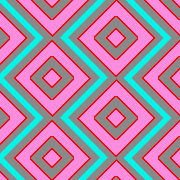
#> input picture pic/HT19-C00514-NHU036814-2SAM_CARVE.tif, 180 x 180 px, found by its file name
$ python test_new_line_2.py
#> lines starting #> are read from the running program, lines starting #| are printed output that depends on the picture
from tkinter import *
from PIL import Image, ImageDraw, ImageTk
import cv2
import numpy as np
import random
import matplotlib.pyplot as plt
import ezdxf as dxf

filename = "HT19-C00514-NHU036814-2SAM_CARVE.tif"  # HT19-C00514-NHU036814-2SAM_CARVE.tif
img = Image.open(filename)
#> img is the input picture: PIL image 180x180 P; mean R, G, B 170.9, 138.1, 164.4
wx, hy = img.size
px = img.load()
img_cv2 = cv2.imread(filename)
window = Tk()
window.title("Pattern Matching")
xshift = 0
yshift = -1
scale = 10
im = Image.new('RGBA', (wx * scale, hy * scale), (0, 0, 0, 255))
sx, sy, ex, ey = 1, 2, 3, 4
r, g, b = 2, 1, 0
resize_cv2 = cv2.resize(img_cv2, (wx * scale, hy * scale))
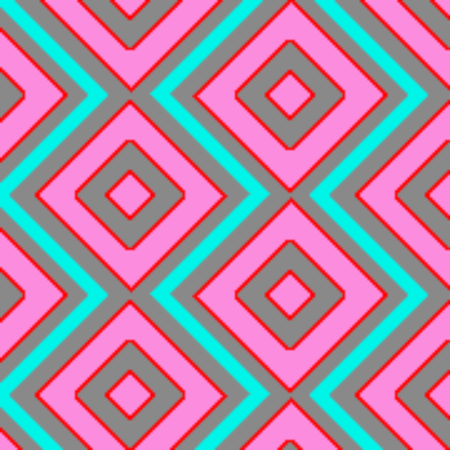
#> resize_cv2: shape (1800, 1800, 3) (shown at 1/4 size); mean B, G, R 164.3, 138.1, 170.9
resize = img.resize((wx * scale, hy * scale))
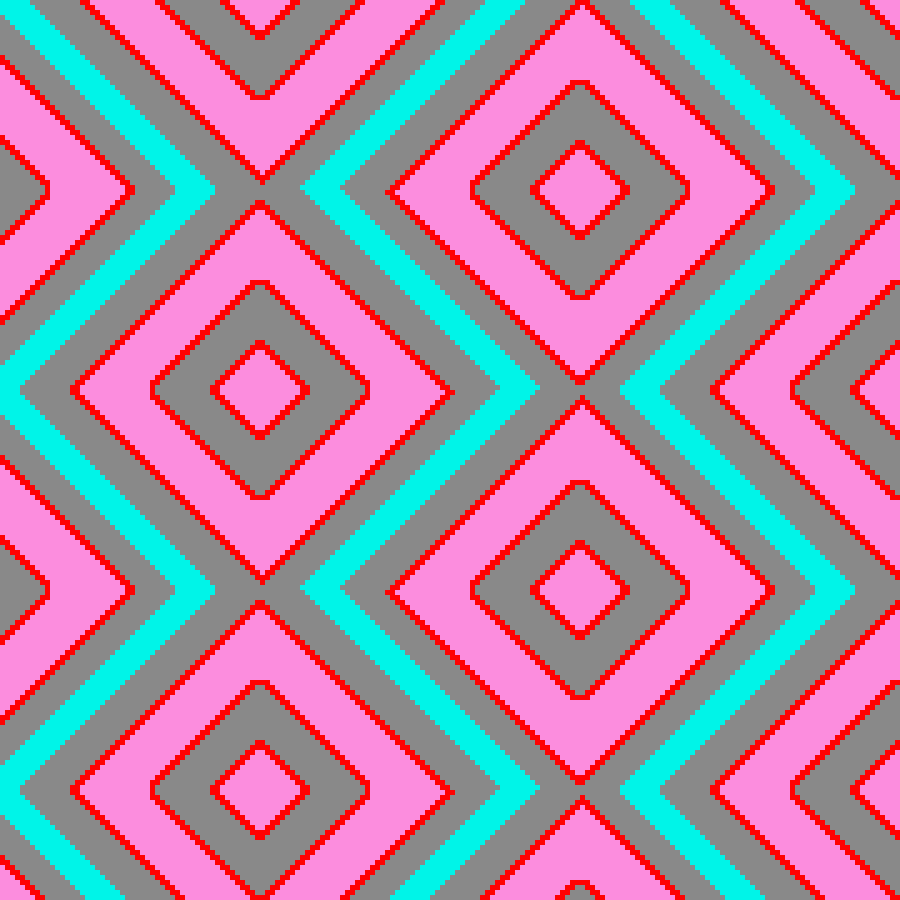
#> resize: PIL image 1800x1800 P (shown at 1/2 size); mean R, G, B 170.9, 138.1, 164.4
n_wx, n_hy = resize.size
vec = []
RGB = []
colors = []
idx = -1
previous = 1
for y in range(hy):
    for x in range(wx):
        # [8 lines of commented-out code are left out]

        if y - 1 < 0:  # บน
            b = px[x, y]
        else:
            b = px[x, y - 1]
        if x + 1 == wx:  # ขวา
            c = px[x, y]
        else:
            c = px[x + 1, y]
        if y - 1 < 0:  # บน
            d = px[x, y]
        else:
            d = px[x, y - 1]
        if x - 1 < 0:  # ซ้าย
            e = px[x, y]
        else:
            e = px[x - 1, y]
        if y + 1 >= hy:  # ล่าง
            f = px[x, y]
        else:
            f = px[x, y + 1]
        if y + 1 == hy:
            g = px[x, y]
        elif x + 1 == wx:  # ล่างขวา
            g = px[x, y]
        else:
            g = px[x + 1, y + 1]
        if y + 1 == hy:
            h = px[x, y]
        elif x - 1 < 0:  # ล่างซ้าย
            h = px[x, y]
        else:
            h = px[x - 1, y + 1]
        if y - 1 < 0:
            j = px[x, y]
        elif x + 1 == wx:  # บนขวา
            j = px[x, y]
        else:
            j = px[x + 1, y - 1]
        if y - 1 < 0:
            k = px[x, y]
        elif x - 1 < 0:  # บนซ้าย
            k = px[x, y]
        else:
            k = px[x - 1, y - 1]
        if px[x, y] != b and px[x, y] != c:
            idx += 1;
            vec.append([idx - 1, x, y, x + 1, y + 1, idx + 1, 0])  # [prev,sx,sy,ex,ey,next,status]
        elif px[x, y] == e:
            if px[x, y] != b:
                idx += 1;
                vec.append([idx - 1, x, y, x + 1, y, idx + 1, 0])  # [prev,sx,sy,ex,ey,next,status]
        elif px[x, y] == b:
            if px[x, y] != c:
                if px[x, y] == j:
                    pass
                else:
                    idx += 1;
                    vec.append([idx - 1, x + 1, y, x + 1, y + 1, idx + 1, 0])  # [prev,sx,sy,ex,ey,next,status]
        if px[x, y] != b and px[x, y] != e:
            idx += 1;
            vec.append([idx - 1, x, y + 1, x + 1, y, idx + 1, 0])  # [prev,sx,sy,ex,ey,next,status]
        elif px[x, y] != e and px[x, y] == c and px[x, y] != f:
            pass
        elif px[x, y] != f and px[x, y] != c:
            pass
        # elif px[x, y] != h:
        #     pass
        elif px[x, y] != e and px[x, y] == b:
            if px[x, y] == k:
                pass
            else:
                idx += 1;
                vec.append([idx - 1, x, y, x, y + 1, idx + 1, 0])  # [prev,sx,sy,ex,ey,next,status]
        elif px[x, y] != c and px[x, y] == b and px[x, y] == g:
            if px[x, y] == j:
                pass
            else:
                idx += 1;
                vec.append([idx - 1, x + 1, y, x + 1, y + 1, idx + 1, 0])  # [prev,sx,sy,ex,ey,next,status]
#> (the rest of the program and of its run is left out)
